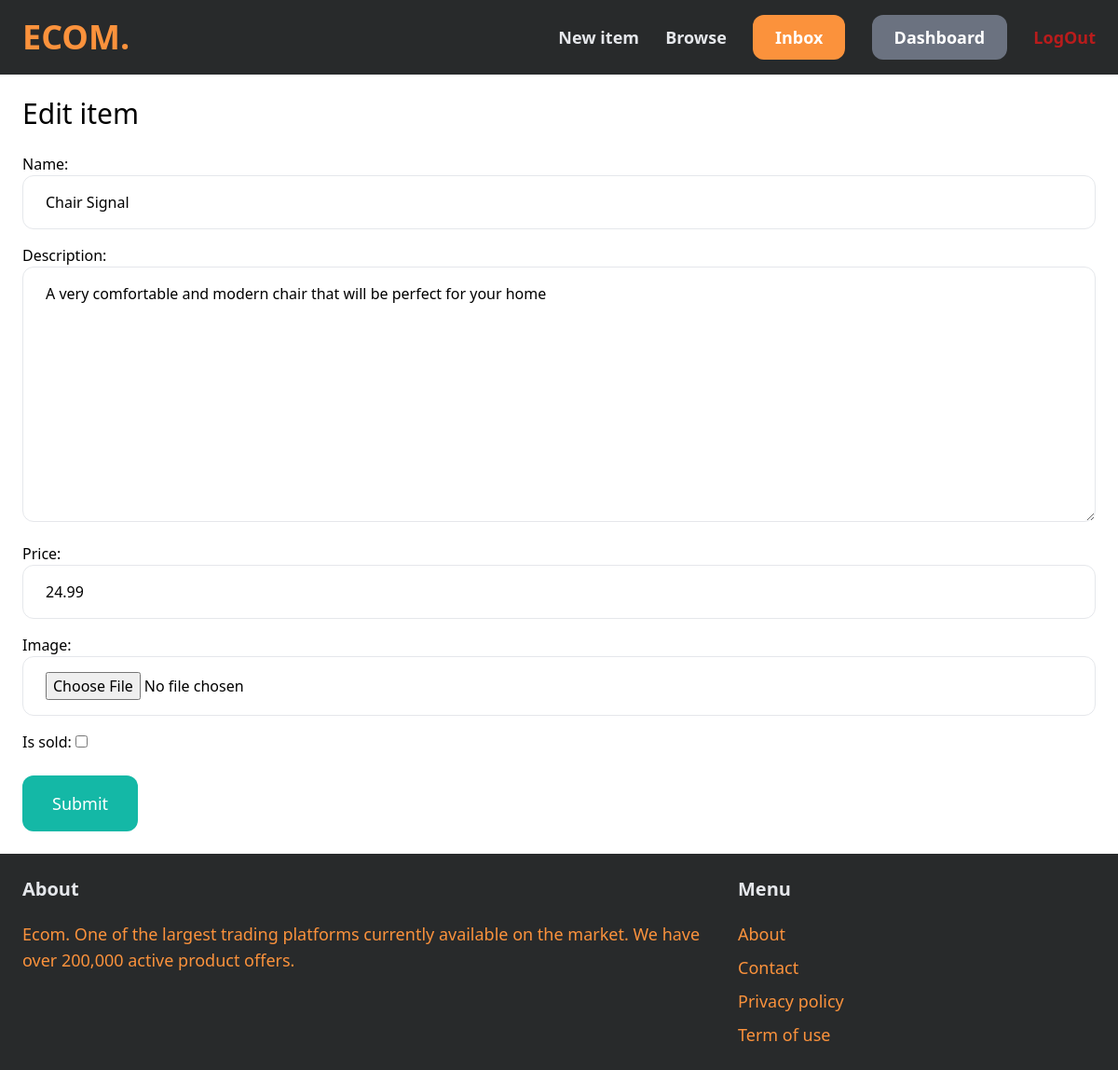
Page /items/7/edit/ (signed in) on the committed database.
### item/models.py (models this page shows, shortened)
class Item(models.Model):
    category = models.ForeignKey(Category, related_name='items', on_delete=models.CASCADE)
    name = models.CharField(max_length=255)
    description = models.TextField(blank=True, null=True)
    price = models.FloatField()
    image = models.ImageField(upload_to='item_images', blank=True, null=True)
    is_sold = models.BooleanField(default=False)
    created_by = models.ForeignKey(User, related_name='items', on_delete=models.CASCADE)
    created_at = models.DateTimeField(auto_now_add=True)

### item/views.py (the view)
# urls.py: path('<int:pk>/edit/', views.edit, name='edit'),
@login_required
def edit(request, pk):
    item = get_object_or_404(Item, pk=pk, created_by=request.user)
    if request.method == 'POST':
        form = EditItemForm(request.POST, request.FILES, instance=item)
        if form.is_valid():
            form.save()
            return redirect('item:detail', pk=item.id)
    else:
        form = EditItemForm(instance=item)
    return render(request, 'item/form.html', {
        'form': form,
        'title': 'Edit item',
    })

### item/forms.py
class EditItemForm(forms.ModelForm):
    class Meta:
        model = Item
        fields = ('name', 'description', 'price', 'image', 'is_sold')
        widgets = {
            'name': forms.TextInput(attrs={
                'class': INPUT_CLASSES
            }),
            'description': forms.Textarea(attrs={
                'class': INPUT_CLASSES
            }),
            'price': forms.TextInput(attrs={
                'class': INPUT_CLASSES
            }),
            'image': forms.FileInput(attrs={
                'class': INPUT_CLASSES
            })
        }

### item/templates/item/form.html (shortened to what this page needs)
{% extends 'core/base.html' %}
{% block content %}
<h1 class="mb-6 text-3xl">{{ title }}</h1>
<form method="post" action="." enctype="multipart/form-data">
    <div class="space-y-4">
        {{ form.as_p }}
    </div>
    <button class="mt-6 py-4 px-8 text-lg bg-teal-500 hover:bg-teal-700 rounded-xl text-white">Submit</button>
</form>
{% endblock %}

### rows in the picture
Item: name "Chair Signal", description "A very comfortable and modern chair that will be perfect for your home", price "24.99"

### other values in the picture
{{ title }} "Edit item"
